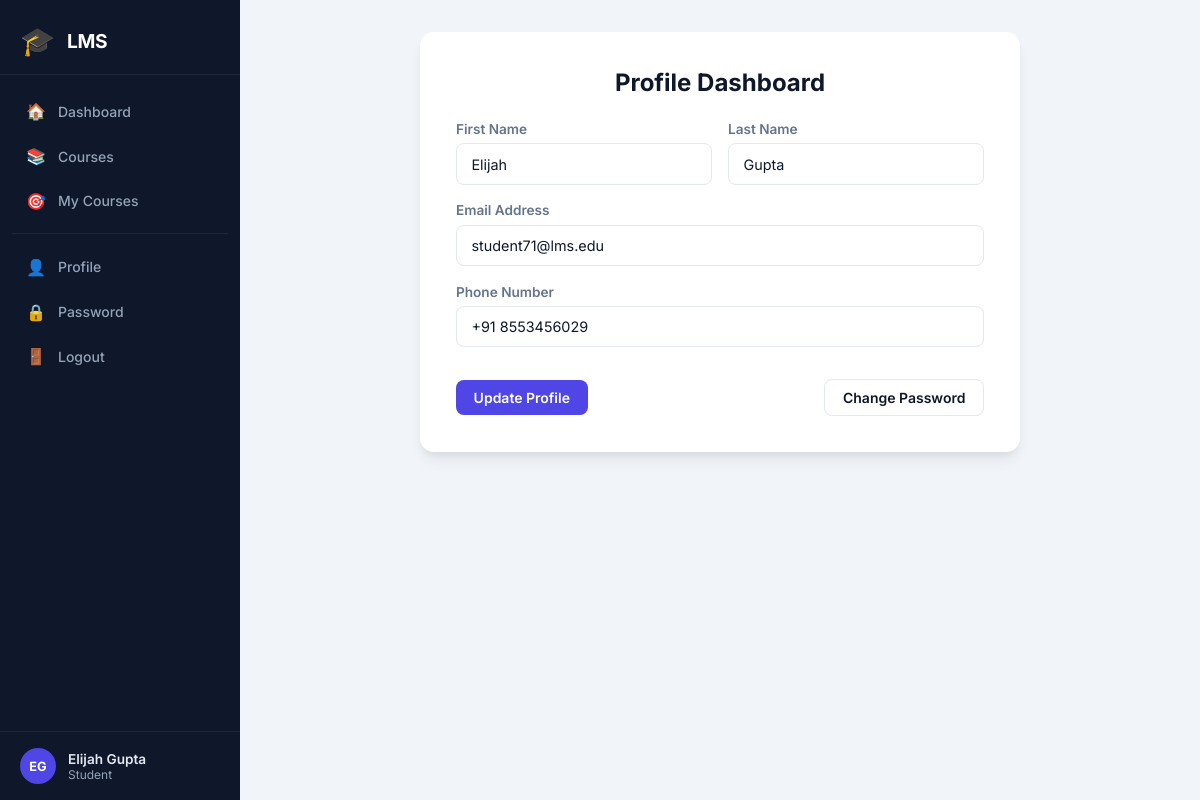
The app's page /accounts/profile/ (signed in) with its own data.
### accounts/models.py (models this page shows, shortened)
class CustomUser(AbstractBaseUser, PermissionsMixin):
    email = models.EmailField(unique=True)
    first_name = models.CharField(max_length=30, blank=True)
    last_name = models.CharField(max_length=30, blank=True)
    phone = models.CharField(max_length=15, blank=True)
    email_token = models.CharField(max_length=100, blank=True, null=True)
    is_active = models.BooleanField(default=False)
    is_staff = models.BooleanField(default=False)
    is_admin = models.BooleanField(default=False)
    is_teacher = models.BooleanField(default=False)
    created_date = models.DateTimeField(default=timezone.now)
    objects = CustomUserManager()
    USERNAME_FIELD = 'email'
    REQUIRED_FIELDS = []

### accounts/views.py (the view, shortened to what this page needs)
# urls.py: path('profile/', views.profile_view, name='profile'),
@login_required
def profile_view(request):
    return render(request, 'accounts/profile.html')

### templates/accounts/profile.html (shortened to what this page needs)
{% extends 'base.html' %}
{% block content %}
<div class="auth-card" style="max-width: 600px;">
    <h2>Profile Dashboard</h2>
    <form method="POST" action="{% url 'profile' %}">
        <div style="display: grid; grid-template-columns: 1fr 1fr; gap: 1rem;">
            <div class="form-group">
                <label for="first_name">First Name</label>
                <input type="text" id="first_name" name="first_name" class="form-control" value="{{ user.first_name }}">
            </div>
            <div class="form-group">
                <label for="last_name">Last Name</label>
                <input type="text" id="last_name" name="last_name" class="form-control" value="{{ user.last_name }}">
            </div>
        </div>
        <div class="form-group">
            <label for="email">Email Address</label>
            <input type="email" id="email" name="email" class="form-control" value="{{ user.email }}" required>
        </div>
        <div class="form-group">
            <label for="phone">Phone Number</label>
            <input type="text" id="phone" name="phone" class="form-control" value="{{ user.phone }}">
        </div>
        <div style="margin-top: 2rem; display: flex; justify-content: space-between; align-items: center;">
            <button type="submit" class="btn btn-primary">Update Profile</button>
            <a href="{% url 'change_password' %}" class="btn btn-outline">Change Password</a>
        </div>
    </form>
</div>
{% endblock %}

### templates/base.html (shortened to what this page needs)
<!DOCTYPE html>
<html lang="en">
<head>
    {% load static %}
    <link rel="stylesheet" href="{% static 'css/style.css' %}">
</head>
<body>
    <div class="page-wrapper">
        {% if user.is_authenticated %}
        <aside class="sidebar" id="sidebar">
            <div class="sidebar-logo">
                <span class="logo-icon">🎓</span>
                <span class="logo-text">LMS</span>
            </div>
            <nav class="sidebar-nav">
                <a href="{% url 'dashboard' %}" class="nav-item {% block nav_dashboard %}{% endblock %}">
                    <span class="nav-icon">🏠</span><span>Dashboard</span>
                </a>
                <a href="{% url 'course_list' %}" class="nav-item {% block nav_courses %}{% endblock %}">
                    <span class="nav-icon">📚</span><span>Courses</span>
                </a>
                {% if not user.is_admin and not user.is_teacher %}
                <a href="{% url 'my_enrollments' %}" class="nav-item">
                    <span class="nav-icon">🎯</span><span>My Courses</span>
                </a>
                {% endif %}
                <div class="nav-divider"></div>
                <a href="{% url 'profile' %}" class="nav-item">
                    <span class="nav-icon">👤</span><span>Profile</span>
                </a>
                <a href="{% url 'change_password' %}" class="nav-item">
                    <span class="nav-icon">🔒</span><span>Password</span>
                </a>
                <a href="{% url 'logout' %}" class="nav-item nav-logout">
                    <span class="nav-icon">🚪</span><span>Logout</span>
                </a>
            </nav>
            <div class="sidebar-user">
                <div class="sidebar-avatar">
                    {{ user.first_name|first|upper }}{{ user.last_name|first|upper }}
                </div>
                <div>
                    <div style="font-weight:600; font-size:0.85rem;">{{ user.first_name }} {{ user.last_name }}</div>
                    <div style="font-size:0.75rem; color:#94a3b8;">
                        {% if user.is_admin %}Admin{% elif user.is_teacher %}Teacher{% else %}Student{% endif %}
                    </div>
                </div>
            </div>
        </aside>
        {% endif %}
        <main class="main-content {% if not user.is_authenticated %}public-main{% endif %}">
            {% block content %}{% endblock %}
        </main>
    </div>
</body>
</html>

### static/css/style.css (style rules this page uses)
:root { --primary: #4F46E5; --primary-hover: #4338CA; --primary-light: #EEF2FF; --sidebar-bg: #0F172A; --sidebar-text: #94a3b8; --sidebar-active: #4F46E5; --sidebar-w: 240px; --card-bg: #FFFFFF; --bg: #F1F5F9; --text: #0F172A; --text-muted: #64748B; --border: #E2E8F0; --success: #10B981; --danger: #EF4444; --warning: #F59E0B; --info: #3B82F6; --radius: 0.875rem; --shadow: 0 4px 6px -1px rgba(0,0,0,0.05), 0 2px 4px -1px rgba(0,0,0,0.04); --shadow-lg: 0 10px 15px -3px rgba(0,0,0,0.08), 0 4px 6px -2px rgba(0,0,0,0.05); }
*, *::before, *::after { margin:0; padding:0; box-sizing:border-box; }
body { font-family: 'Inter', sans-serif; background: var(--bg); color: var(--text); min-height: 100vh; }
.page-wrapper { display:flex; min-height:100vh; }
.sidebar { width: var(--sidebar-w); background: var(--sidebar-bg); display: flex; flex-direction: column; position: fixed; top: 0; left: 0; height: 100vh; z-index: 100; transition: transform 0.3s ease; overflow-y: auto; }
.sidebar-logo { display: flex; align-items: center; gap: 0.75rem; padding: 1.5rem 1.25rem 1rem; border-bottom: 1px solid rgba(255,255,255,0.07); }
.logo-icon { font-size: 1.75rem; }
.logo-text { font-size: 1.2rem; font-weight: 700; color: #fff; letter-spacing:-0.02em; }
.sidebar-nav { flex: 1; padding: 1rem 0.75rem; display: flex; flex-direction: column; gap: 0.25rem; }
.nav-item { display: flex; align-items: center; gap: 0.75rem; padding: 0.65rem 0.875rem; border-radius: 0.625rem; color: var(--sidebar-text); text-decoration: none; font-size: 0.875rem; font-weight: 500; transition: all 0.2s ease; }
.nav-icon { font-size: 1rem; width: 1.25rem; text-align: center; }
.nav-divider { height: 1px; background: rgba(255,255,255,0.07); margin: 0.5rem 0; }
.sidebar-user { display: flex; align-items: center; gap: 0.75rem; padding: 1rem 1.25rem; border-top: 1px solid rgba(255,255,255,0.07); color: #e2e8f0; }
.sidebar-avatar { width: 36px; height: 36px; border-radius: 50%; background: var(--primary); display: flex; align-items: center; justify-content: center; font-weight: 700; font-size: 0.8rem; color: #fff; flex-shrink: 0; }
.main-content { margin-left: var(--sidebar-w); flex: 1; padding: 2rem; min-height: 100vh; }
.btn { display: inline-block; padding: 0.55rem 1.1rem; border-radius: 0.5rem; font-size: 0.875rem; font-weight: 600; cursor: pointer; text-decoration: none; border: none; transition: all 0.2s ease; text-align: center; font-family: 'Inter', sans-serif; }
.btn-primary { background: var(--primary); color: #fff; }
.btn-outline { border: 1.5px solid var(--border); background: transparent; color: var(--text); }
.form-group { margin-bottom: 1.1rem; }
.form-group label { display: block; margin-bottom: 0.4rem; font-size: 0.85rem; font-weight: 600; color: var(--text-muted); }
.form-control { width: 100%; padding: 0.7rem 0.9rem; border: 1.5px solid var(--border); border-radius: 0.5rem; font-size: 0.9rem; font-family: 'Inter', sans-serif; color: var(--text); background: #fff; transition: border-color 0.2s, box-shadow 0.2s; }
.auth-card { background: var(--card-bg); border-radius: var(--radius); padding: 2.25rem; width: 100%; max-width: 480px; box-shadow: var(--shadow-lg); margin: auto; }
.auth-card h2 { font-size: 1.5rem; font-weight: 700; margin-bottom:1.5rem; text-align:center; }

### records on screen
CustomUser: first_name|first "E", last_name|first "G", first_name "Elijah", last_name "Gupta", email "student71@lms.edu", phone "+91 8553456029"
